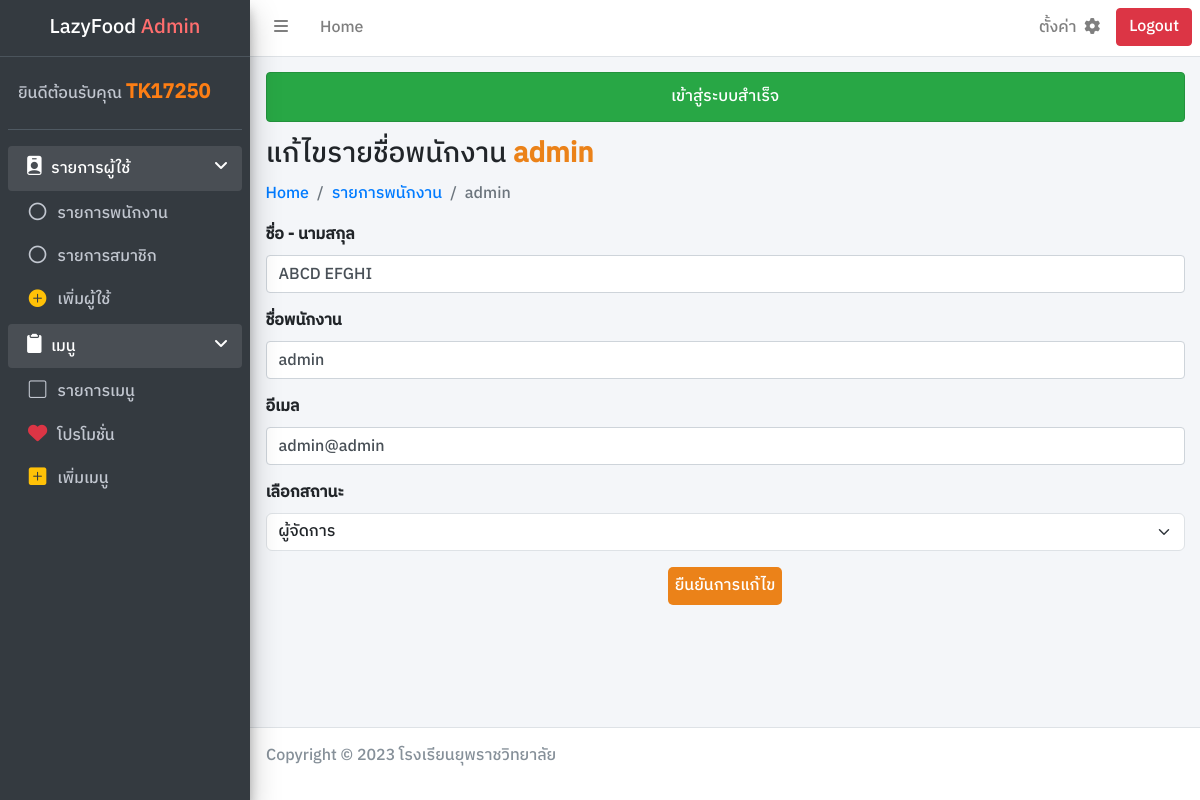
Page /admin/editpersonnel.php?userid=2 (signed in) on the committed database.
### tables this page shows
CREATE TABLE `User` (
  `u_id` int(11) NOT NULL,
  `u_fname` varchar(255) NOT NULL,
  `u_username` varchar(255) NOT NULL,
  `u_email` varchar(255) NOT NULL,
  `u_pass` varchar(255) NOT NULL,
  `u_rank` varchar(255) NOT NULL
);

### connect/server.php (called while the page is built, shortened)
<?php session_start();
    class DB_conn {
        function __construct() {
            $conn = mysqli_connect(DB_host, DB_user, DB_pass, DB_name);
            $this->dbconn = $conn;
        }
    }

### class/user_db.php (called while the page is built, shortened)
<?php require_once '../connect/server.php';
    class User_DB extends DB_conn {
        public function readuserid($userid) {
            $sql = "SELECT * FROM User WHERE u_id = '$userid'";
            $result = mysqli_query($this->dbconn, $sql);
            return $result;
        }
    }

### admin/editpersonnel.php (the view, shortened to what this page needs)
<?php require_once '../connect/server.php';
require_once '../class/user_db.php';
    $dbuser = new User_DB();
    $userid = $_GET['userid'];
    $readuserid = $dbuser->readuserid($userid);
    $rowuser = mysqli_fetch_assoc($readuserid);
?>
<!DOCTYPE html>
<html lang="en">
<head>
    <link rel="stylesheet" href="../framework/css/bootstrap.min.css">
    <link rel="stylesheet" href="https://cdn.jsdelivr.net/npm/bootstrap-icons@1.11.2/font/bootstrap-icons.min.css">
    <link rel="stylesheet" href="../framework/css/adminlte.min.css">
    <link rel="stylesheet" href="https://cdnjs.cloudflare.com/ajax/libs/font-awesome/6.2.1/css/all.min.css">
    <link rel="stylesheet" href="../dist/css/main.css">
</head>
<body class="wrapper">
    <?php include_once './component/navbar.php'; ?>
    <?php include_once './component/sidebar.php'; ?>
    <div class="content-wrapper">
        <div class="content-header">
            <div class="container-fluid">
                <div>
                    <?php include_once './component/succeed.php' ?>
                </div>
                <div >
                    <h3 class="">แก้ไขรายชื่อพนักงาน <a class="fw-bolder color"><?php echo $rowuser['u_username'] ?></a></h3>
                </div>
                <div>
                    <nav aria-label="breadcrumb">
                        <ol class="breadcrumb">
                            <li class="breadcrumb-item"><a href="./adminpage.php">Home</a></li>
                            <li class="breadcrumb-item"><a href="./listpersonnel.php">รายการพนักงาน</a></li>
                            <li class="breadcrumb-item active" aria-current="page"><?php echo $rowuser['u_username'] ?></li>
                        </ol>
                    </nav>
                </div>
            </div>
        </div>
        <div class="content">
            <div class="container-fluid">
                <div class="row">
                    <div class="col-12">
                        <form action="../process/edituser_db.php" method="post">
                            <div class="mb-3">
                                <label for="fullname" class="form-label">ชื่อ - นามสกุล</label>
                                <input type="text" class="form-control" name="fname" id="fullname" value="<?php echo $rowuser['u_fname'] ?>" autocomplete="off" required>
                            </div>
                            <div class="mb-3">
                                <label for="username" class="form-label">ชื่อพนักงาน</label>
                                <input type="text" class="form-control" name="username" id="username" value="<?php echo $rowuser['u_username'] ?>" autocomplete="off" required>
                            </div>
                            <div class="mb-3">
                                <label for="email" class="form-label">อีเมล</label>
                                <input type="email" class="form-control" name="email" id="email" value="<?php echo $rowuser['u_email'] ?>" autocomplete="off" required>
                            </div>
                            <div class="mb-3">
                                <label for="rank">เลือกสถานะ</label>
                                <select class="form-select" name="rank" id="rank" required>
                                    <option selected hidden value="<?php echo $rowuser['u_rank']; ?>"><?php echo $rowuser['u_rank']; ?></option>
                                </select>
                            </div>
                            <div class="mb-2">
                                <button type="submit" class="btn-color m-auto d-block" name="edituser">ยืนยันการแก้ไข</button>
                            </div>
                        </form>
                    </div>
                </div>
            </div>
        </div>
    </div>
    <?php include_once './component/footer.php'; ?>
</body>
</html>

### rows in the picture
user: u_username "admin", fname "ABCD EFGHI", username "admin", email "admin@admin", rank "ผู้จัดการ"

### other values in the picture
$_SESSION['name'] "TK17250"
$_SESSION['succeed'] "เข้าสู่ระบบสำเร็จ"
